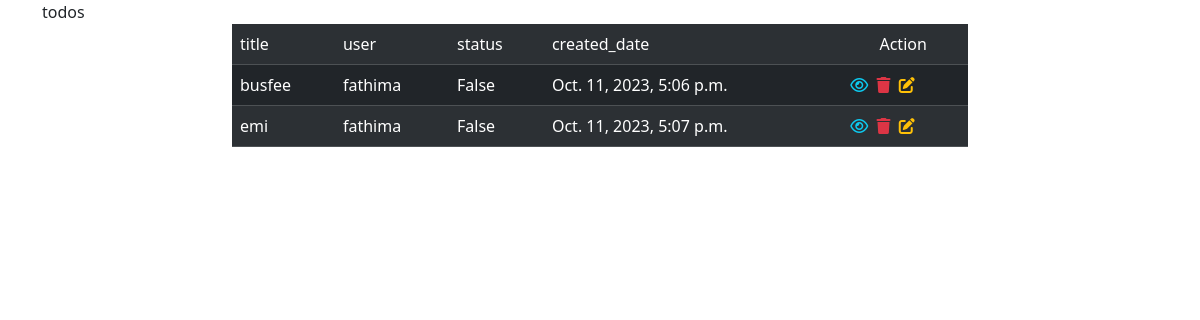
The app's page /all/ (signed in) with its own data.
### remainder/models.py (models this page shows, shortened)
class Todos(models.Model):
    title=models.CharField(max_length=200)
    created_date=models.DateTimeField(auto_now_add=True)
    status=models.BooleanField(default=False)
    user=models.ForeignKey(User,on_delete=models.CASCADE)

### remainder/views.py (the view)
# urls.py: path("all/",TodoListView.as_view(),name="list-todo"),
@method_decorator(signin_required,name="dispatch")
class TodoListView(ListView):
    template_name="remainder/todo_list.html"
    context_object_name="todos"
    model=Todos
    def get_queryset(self):
        qs=Todos.objects.filter(user=self.request.user)
        return qs

### remainder/views.py (called while the page is built)
def signin_required(fn):
    def wrapper(request,*args,**kwargs):
        if not request.user.is_authenticated:
            messages.error(request,"invalid session")
            return redirect("signin")
        else:
            return fn(request,*args,**kwargs)
    return wrapper

### remainder/templates/remainder/todo_list.html (shortened to what this page needs)
<!DOCTYPE html>
<html lang="en">
<head>
    <link href="https://cdn.jsdelivr.net/npm/bootstrap@5.3.2/dist/css/bootstrap.min.css" rel="stylesheet">
    <link rel="stylesheet" href="https://cdnjs.cloudflare.com/ajax/libs/font-awesome/6.4.2/css/all.min.css" />
</head>
<body>
    <div class="container">
        todos
        <div class="row">
            <div class="col-2"></div>
            <div class="col-8">
                <table class="table table-striped table-dark">
                    <tr>
                        <td>title</td>
                        <td>user</td>
                        <td>status</td>
                        <td>created_date</td>
                        <td class="text-center">Action</td>
                    </tr>
                    {%for todo in todos%}
                        <tr>
                                <td>{{todo.title}}</td>
                                <td>{{todo.user}}</td>
                                <td>{{todo.status}}</td>
                                <td>{{todo.created_date}}</td>
                                <td class="px-2">
                                <a href="{%url 'detail-todo' todo.id%}" class="ms-1"><i class="fa-regular fa-eye fa-shake text-info"></i></a>
                                <a href="{%url 'remove-todo' todo.id%}" class="ms-1"><i class="fa-solid fa-trash fa-shake text-danger"></i></a>
                                <a href="{%url 'change-todo' todo.id%}" class="ms-1"><i class="fa-solid fa-pen-to-square fa-shake text-warning"></i></a>
                            </td>
                        </tr>
                    {%endfor%}
                </table>
            </div>
            <div class="col-2"></div>
        </div>
    </div>
</body>
</html>

### records on screen
Todos: title "busfee", user "fathima", status "False", created_date "Oct. 11, 2023, 5:06 p.m."
Todos: title "emi", user "fathima", status "False", created_date "Oct. 11, 2023, 5:07 p.m."
